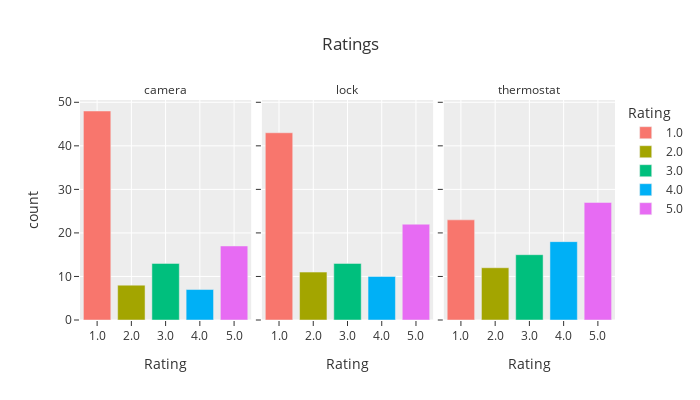

The cell this chart's notebook holds for it:
### Code cell
score = px.bar(data_frame=ratings,
                x="Rating",
                y="count",
                facet_col="Item",
                color="Rating",
                title="Ratings",
                width=700,
                height=400)
score.for_each_annotation(lambda a: a.update(text=a.text.split("=")[-1]))
score.show()

### Figure 1 — Plotly figure (JSON) as saved in the notebook; plotly's stock layout.template omitted (floating-point values rounded to 4 significant figures)
{"data": [{"alignmentgroup": "True", "hovertemplate": "Rating=%{x}<br>Item=camera<br>count=%{y}<extra></extra>", "legendgroup": "1.0", "marker": {"color": "#F8766D", "pattern": {"shape": ""}}, "name": "1.0", "offsetgroup": "1.0", "orientation": "v", "showlegend": true, "textposition": "auto", "type": "bar", "x": ["1.0"], "xaxis": "x", "y": [48], "yaxis": "y"}, {"alignmentgroup": "True", "hovertemplate": "Rating=%{x}<br>Item=lock<br>count=%{y}<extra></extra>", "legendgroup": "1.0", "marker": {"color": "#F8766D", "pattern": {"shape": ""}}, "name": "1.0", "offsetgroup": "1.0", "orientation": "v", "showlegend": false, "textposition": "auto", "type": "bar", "x": ["1.0"], "xaxis": "x2", "y": [43], "yaxis": "y2"}, {"alignmentgroup": "True", "hovertemplate": "Rating=%{x}<br>Item=thermostat<br>count=%{y}<extra></extra>", "legendgroup": "1.0", "marker": {"color": "#F8766D", "pattern": {"shape": ""}}, "name": "1.0", "offsetgroup": "1.0", "orientation": "v", "showlegend": false, "textposition": "auto", "type": "bar", "x": ["1.0"], "xaxis": "x3", "y": [23], "yaxis": "y3"}, {"alignmentgroup": "True", "hovertemplate": "Rating=%{x}<br>Item=camera<br>count=%{y}<extra></extra>", "legendgroup": "2.0", "marker": {"color": "#A3A500", "pattern": {"shape": ""}}, "name": "2.0", "offsetgroup": "2.0", "orientation": "v", "showlegend": true, "textposition": "auto", "type": "bar", "x": ["2.0"], "xaxis": "x", "y": [8], "yaxis": "y"}, {"alignmentgroup": "True", "hovertemplate": "Rating=%{x}<br>Item=lock<br>count=%{y}<extra></extra>", "legendgroup": "2.0", "marker": {"color": "#A3A500", "pattern": {"shape": ""}}, "name": "2.0", "offsetgroup": "2.0", "orientation": "v", "showlegend": false, "textposition": "auto", "type": "bar", "x": ["2.0"], "xaxis": "x2", "y": [11], "yaxis": "y2"}, {"alignmentgroup": "True", "hovertemplate": "Rating=%{x}<br>Item=thermostat<br>count=%{y}<extra></extra>", "legendgroup": "2.0", "marker": {"color": "#A3A500", "pattern": {"shape": ""}}, "name": "2.0", "offsetgroup": "2.0", "orientation": "v", "showlegend": false, "textposition": "auto", "type": "bar", "x": ["2.0"], "xaxis": "x3", "y": [12], "yaxis": "y3"}, {"alignmentgroup": "True", "hovertemplate": "Rating=%{x}<br>Item=camera<br>count=%{y}<extra></extra>", "legendgroup": "3.0", "marker": {"color": "#00BF7D", "pattern": {"shape": ""}}, "name": "3.0", "offsetgroup": "3.0", "orientation": "v", "showlegend": true, "textposition": "auto", "type": "bar", "x": ["3.0"], "xaxis": "x", "y": [13], "yaxis": "y"}, {"alignmentgroup": "True", "hovertemplate": "Rating=%{x}<br>Item=lock<br>count=%{y}<extra></extra>", "legendgroup": "3.0", "marker": {"color": "#00BF7D", "pattern": {"shape": ""}}, "name": "3.0", "offsetgroup": "3.0", "orientation": "v", "showlegend": false, "textposition": "auto", "type": "bar", "x": ["3.0"], "xaxis": "x2", "y": [13], "yaxis": "y2"}, {"alignmentgroup": "True", "hovertemplate": "Rating=%{x}<br>Item=thermostat<br>count=%{y}<extra></extra>", "legendgroup": "3.0", "marker": {"color": "#00BF7D", "pattern": {"shape": ""}}, "name": "3.0", "offsetgroup": "3.0", "orientation": "v", "showlegend": false, "textposition": "auto", "type": "bar", "x": ["3.0"], "xaxis": "x3", "y": [15], "yaxis": "y3"}, {"alignmentgroup": "True", "hovertemplate": "Rating=%{x}<br>Item=camera<br>count=%{y}<extra></extra>", "legendgroup": "4.0", "marker": {"color": "#00B0F6", "pattern": {"shape": ""}}, "name": "4.0", "offsetgroup": "4.0", "orientation": "v", "showlegend": true, "textposition": "auto", "type": "bar", "x": ["4.0"], "xaxis": "x", "y": [7], "yaxis": "y"}, {"alignmentgroup": "True", "hovertemplate": "Rating=%{x}<br>Item=lock<br>count=%{y}<extra></extra>", "legendgroup": "4.0", "marker": {"color": "#00B0F6", "pattern": {"shape": ""}}, "name": "4.0", "offsetgroup": "4.0", "orientation": "v", "showlegend": false, "textposition": "auto", "type": "bar", "x": ["4.0"], "xaxis": "x2", "y": [10], "yaxis": "y2"}, {"alignmentgroup": "True", "hovertemplate": "Rating=%{x}<br>Item=thermostat<br>count=%{y}<extra></extra>", "legendgroup": "4.0", "marker": {"color": "#00B0F6", "pattern": {"shape": ""}}, "name": "4.0", "offsetgroup": "4.0", "orientation": "v", "showlegend": false, "textposition": "auto", "type": "bar", "x": ["4.0"], "xaxis": "x3", "y": [18], "yaxis": "y3"}, {"alignmentgroup": "True", "hovertemplate": "Rating=%{x}<br>Item=camera<br>count=%{y}<extra></extra>", "legendgroup": "5.0", "marker": {"color": "#E76BF3", "pattern": {"shape": ""}}, "name": "5.0", "offsetgroup": "5.0", "orientation": "v", "showlegend": true, "textposition": "auto", "type": "bar", "x": ["5.0"], "xaxis": "x", "y": [17], "yaxis": "y"}, {"alignmentgroup": "True", "hovertemplate": "Rating=%{x}<br>Item=lock<br>count=%{y}<extra></extra>", "legendgroup": "5.0", "marker": {"color": "#E76BF3", "pattern": {"shape": ""}}, "name": "5.0", "offsetgroup": "5.0", "orientation": "v", "showlegend": false, "textposition": "auto", "type": "bar", "x": ["5.0"], "xaxis": "x2", "y": [22], "yaxis": "y2"}, {"alignmentgroup": "True", "hovertemplate": "Rating=%{x}<br>Item=thermostat<br>count=%{y}<extra></extra>", "legendgroup": "5.0", "marker": {"color": "#E76BF3", "pattern": {"shape": ""}}, "name": "5.0", "offsetgroup": "5.0", "orientation": "v", "showlegend": false, "textposition": "auto", "type": "bar", "x": ["5.0"], "xaxis": "x3", "y": [27], "yaxis": "y3"}], "layout": {"annotations": [{"font": {}, "showarrow": false, "text": "camera", "x": 0.16, "xanchor": "center", "xref": "paper", "y": 1, "yanchor": "bottom", "yref": "paper"}, {"font": {}, "showarrow": false, "text": "lock", "x": 0.5, "xanchor": "center", "xref": "paper", "y": 1, "yanchor": "bottom", "yref": "paper"}, {"font": {}, "showarrow": false, "text": "thermostat", "x": 0.84, "xanchor": "center", "xref": "paper", "y": 1, "yanchor": "bottom", "yref": "paper"}], "barmode": "relative", "height": 400, "legend": {"title": {"text": "Rating"}, "tracegroupgap": 0}, "title": {"text": "Ratings"}, "width": 700, "xaxis": {"anchor": "y", "categoryarray": ["1.0", "2.0", "3.0", "4.0", "5.0"], "categoryorder": "array", "domain": [0, 0.32], "title": {"text": "Rating"}}, "xaxis2": {"anchor": "y2", "categoryarray": ["1.0", "2.0", "3.0", "4.0", "5.0"], "categoryorder": "array", "domain": [0.34, 0.66], "matches": "x", "title": {"text": "Rating"}}, "xaxis3": {"anchor": "y3", "categoryarray": ["1.0", "2.0", "3.0", "4.0", "5.0"], "categoryorder": "array", "domain": [0.68, 1.0], "matches": "x", "title": {"text": "Rating"}}, "yaxis": {"anchor": "x", "domain": [0, 1], "title": {"text": "count"}}, "yaxis2": {"anchor": "x2", "domain": [0, 1], "matches": "y", "showticklabels": false}, "yaxis3": {"anchor": "x3", "domain": [0, 1], "matches": "y", "showticklabels": false}}}
